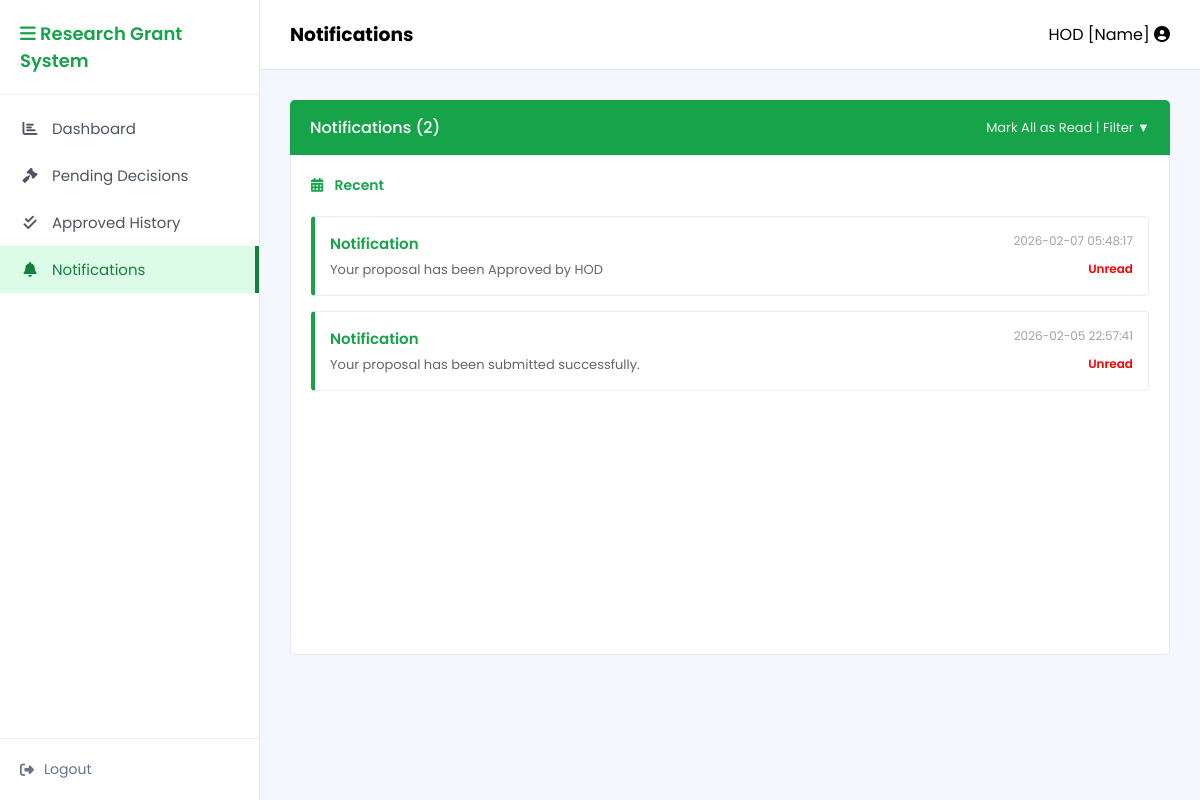
Page /frontend/hod-notifications.php (signed in) on the committed database.
### tables this page shows
CREATE TABLE `notification` (
  `notificationId` int NOT NULL,
  `userId` int NOT NULL,
  `message` text NOT NULL,
  `dateTime` datetime NOT NULL,
  `status` enum('Read','Unread') NOT NULL
);

### frontend/hod-notifications.php (the view, shortened to what this page needs)
<?php
include("../backend/db.php");
$userId = $_SESSION['userId'];
$sql = "SELECT * FROM notification
        WHERE userId='$userId'
        ORDER BY dateTime DESC";
$result = mysqli_query($conn, $sql);
?>
<!DOCTYPE html>
<html lang="en">
<head>
    <link rel="stylesheet" href="style.css">
</head>
<body>
<div class="main-layout">
    <aside class="sidebar">
        <div class="sidebar-header" style="color: #16a34a;">
            <i class="fas fa-bars"></i> Research Grant System
        </div>
        <ul class="sidebar-menu">
            <li><a href="hod-dashboard.php"><i class="fas fa-chart-bar"></i> Dashboard</a></li>
            <li><a href="hod-decisions.php"><i class="fas fa-gavel"></i> Pending Decisions</a></li>
            <li><a href="hod-history.php"><i class="fas fa-check-double"></i> Approved History</a></li>
            <li><a href="hod-notifications.php" class="active-hod"><i class="fas fa-bell"></i> Notifications</a></li>
        </ul>
        <div class="sidebar-footer">
            <a href="index.html"><i class="fas fa-sign-out-alt"></i> Logout</a>
        </div>
    </aside>
    <div class="content">
        <div class="top-bar">
            <h3>Notifications</h3>
            <div class="user-info">
                <span>HOD [Name] <i class="fas fa-user-circle"></i></span>
            </div>
        </div>
        <div class="scrollable-content">
            <div style="background: #16a34a; color: white; padding: 15px 20px; border-radius: 5px 5px 0 0; display: flex; justify-content: space-between; align-items: center;">
                <span style="font-weight: 500;">Notifications (<?php echo mysqli_num_rows($result); ?>)</span>
                <span style="font-size: 13px; cursor: pointer; opacity: 0.9;">Mark All as Read | Filter ▼</span>
            </div>
            <div style="background: white; border: 1px solid #e2e8f0; border-top: none; padding: 20px; border-radius: 0 0 5px 5px; min-height: 500px;">
                <h4 style="margin-bottom: 20px; color: #16a34a; font-size: 14px; font-weight: 600;">
                    <i class="fas fa-calendar-alt" style="margin-right: 8px;"></i> Recent
                </h4>
                <?php while($row = mysqli_fetch_assoc($result)) { ?>
<div class="notification-card" style="border-left: 4px solid #16a34a; margin-bottom: 15px; background: white; border-radius: 4px; padding: 15px; display: flex; justify-content: space-between; align-items: flex-start; border-right: 1px solid #eee; border-top: 1px solid #eee; border-bottom: 1px solid #eee;">
    <div class="notif-content" style="flex: 1;">
        <h5 style="color: #16a34a; font-size: 15px; margin-bottom: 5px; font-weight: 600;">
            Notification
        </h5>
        <p style="color: #666; font-size: 13px; margin: 0;">
            <?php echo $row['message']; ?>
        </p>
    </div>
    <div class="notif-meta" style="text-align: right; margin-left: 20px; min-width: 120px;">
        <span style="display: block; font-size: 12px; color: #9ca3af; margin-bottom: 5px;">
            <?php echo $row['dateTime']; ?>
        </span>
        <span style="font-size: 12px; font-weight: 600; color: <?php echo $row['status']=='Unread' ? 'red' : 'green'; ?>">
            <?php echo $row['status']; ?>
        </span>
    </div>
</div>
<?php } ?>
                </div>
        </div>
    </div>
</div>
</body>
</html>

### frontend/style.css (style rules this page uses)
* { margin: 0; padding: 0; box-sizing: border-box; font-family: 'Poppins', sans-serif; }
body { height: 100vh; background-color: #f4f7fe; overflow: hidden; }
.main-layout { display: flex; height: 100vh; width: 100%; }
.sidebar { width: 260px; background: #ffffff; display: flex; flex-direction: column; border-right: 1px solid #e2e8f0; }
.sidebar-header { padding: 20px; font-weight: 600; color: #3b82f6; font-size: 18px; border-bottom: 1px solid #eee; }
.sidebar-menu { list-style: none; padding: 10px 0; flex: 1; }
.sidebar-menu li a { display: flex; align-items: center; padding: 12px 20px; text-decoration: none; color: #4b5563; font-size: 15px; transition: 0.2s; }
.sidebar-menu li a i { margin-right: 12px; width: 20px; text-align: center; }
.sidebar-footer { padding: 20px; border-top: 1px solid #eee; }
.sidebar-footer a { text-decoration: none; color: #64748b; font-size: 14px; display: flex; align-items: center; gap: 10px; }
.content { flex: 1; display: flex; flex-direction: column; overflow: hidden; }
.top-bar { height: 70px; background: white; border-bottom: 1px solid #e2e8f0; display: flex; align-items: center; justify-content: space-between; padding: 0 30px; }
.user-info { display: flex; align-items: center; gap: 20px; }
.scrollable-content { padding: 30px; overflow-y: auto; height: calc(100vh - 70px); }
.notification-card { background: white; padding: 20px; border-radius: 8px; border: 1px solid #e2e8f0; margin-bottom: 10px; display: flex; justify-content: space-between; }
.notif-content h5 { font-size: 15px; margin-bottom: 5px; }
.notif-content p { font-size: 13px; color: #666; }
.notif-meta { text-align: right; font-size: 12px; display: flex; flex-direction: column; gap: 5px; }
.sidebar-menu li a.active-hod { background: #dcfce7; color: #15803d; border-right: 4px solid #15803d; }

### rows in the picture
notification: message "Your proposal has been Approved by HOD", dateTime "2026-02-07 05:48:17", status "Unread"
notification: message "Your proposal has been submitted successfully.", dateTime "2026-02-05 22:57:41", status "Unread"

### other values in the picture
mysqli_num_rows($result) "2"
